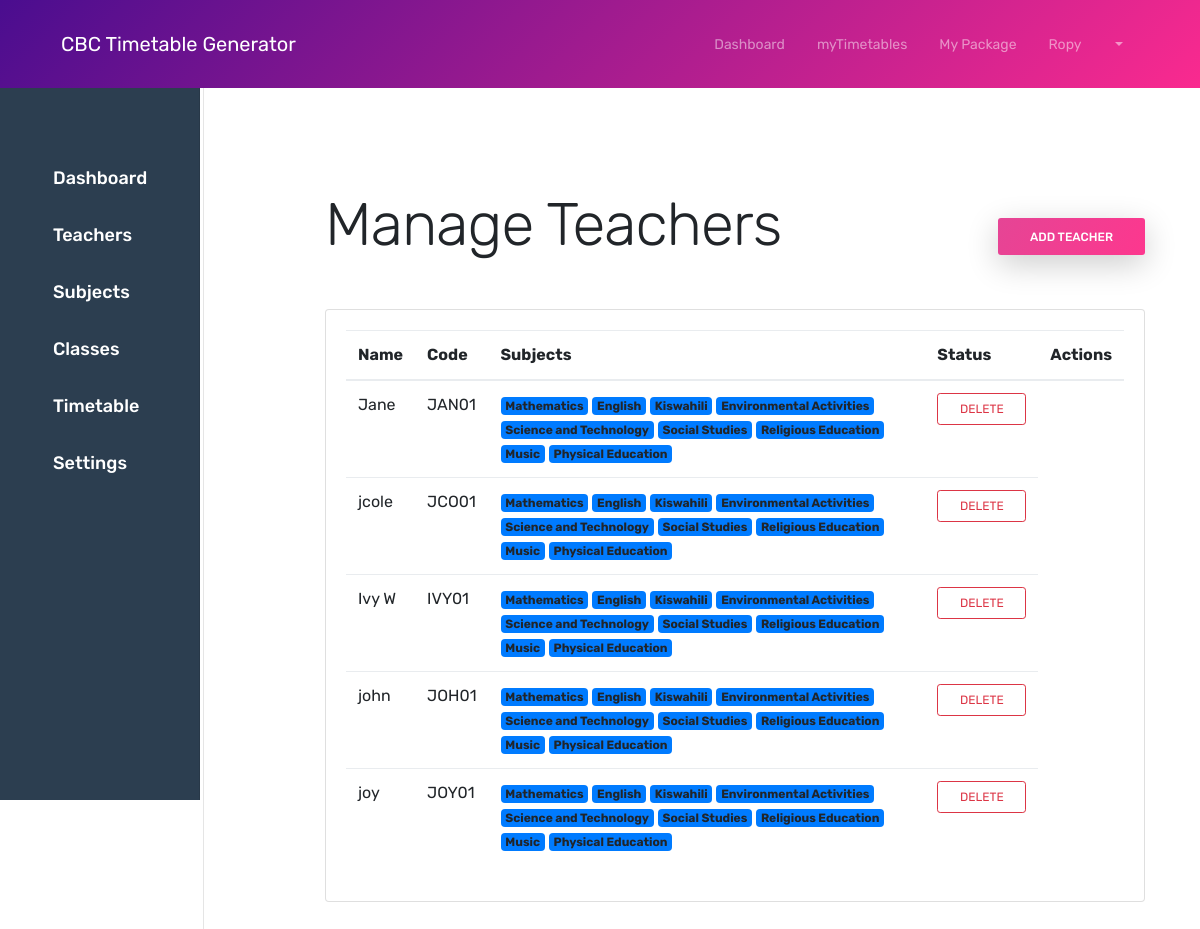
The app's page /admin/teachers (signed in) with its own data.
### app/models/user.py (models this page shows, shortened)
class User(UserMixin, db.Model):
    id = db.Column(db.Integer, primary_key=True)
    username = db.Column(db.String(64), nullable=False)
    email = db.Column(db.String(120), unique=True, nullable=False)
    password_hash = db.Column(db.String(128))
    role = db.Column(db.String(20), default='teacher')
    school_id = db.Column(db.Integer, db.ForeignKey('school.id'), nullable=False)
    is_active = db.Column(db.Boolean, default=True)
    created_at = db.Column(db.DateTime, default=db.func.current_timestamp())
    updated_at = db.Column(db.DateTime, default=db.func.current_timestamp(),
                          onupdate=db.func.current_timestamp())
    @property
    def is_admin(self):
        return self.role == 'admin'

### app/models/teacher.py (models this page shows, shortened)
class Teacher(db.Model):
    id = db.Column(db.Integer, primary_key=True)
    user_id = db.Column(db.Integer, db.ForeignKey('user.id'), nullable=False)
    school_id = db.Column(db.Integer, db.ForeignKey('school.id'), nullable=False)
    teacher_code = db.Column(db.String(10), unique=True, nullable=False)
    created_at = db.Column(db.DateTime, default=datetime.utcnow)
    updated_at = db.Column(db.DateTime, default=datetime.utcnow, onupdate=datetime.utcnow)
    subjects = db.relationship('TeacherSubject', backref='teacher', lazy=True)
    user = db.relationship('User', backref='teacher', lazy=True)
    timetable_entries = db.relationship(
        'TimetableEntry',
        backref='assigned_teacher',  # Enables `timetable_entry.teacher` access
        lazy='dynamic'              # Loads entries only when accessed
    )
    @property
    def subject_list(self):
        return [ts.subject_id for ts in self.subjects]

### app/models/timetable.py (models this page shows)
class Subject(db.Model):
    id = db.Column(db.Integer, primary_key=True)
    name = db.Column(db.String(50), nullable=False)
    code = db.Column(db.String(10), nullable=False)
    lessons_per_week = db.Column(db.Integer, default=1)
    grade_level_id = db.Column(db.Integer, db.ForeignKey('grade_level.id'))
    school_id = db.Column(db.Integer, db.ForeignKey('school.id'), nullable=False)
    max_consecutive_periods= db.Column(db.Integer, nullable=False)

### app/admin/routes.py (the view)
@bp.route('/teachers')
@login_required
@admin_required
def manage_teachers():
    teachers = Teacher.query.filter_by(school_id=current_user.school_id).all()
    form = TeacherForm()
    gradelevels = GradeLevel.query.all()
    subjects = Subject.query.filter_by(school_id=current_user.school_id).order_by(Subject.name).all()
    form.grade_level.choices = [(level.id, level.name) for level in gradelevels]
    form.subjects.choices = [(subject.id, f"{subject.name} ({subject.code})") for subject in subjects]
    teacher_subjects = {}
    for teacher in teachers:
        if hasattr(teacher, 'subject_list'):
            teacher_subjects[teacher.id] = Subject.query.filter(Subject.id.in_(teacher.subject_list)).all()
    return render_template(
        'admin/manage_teachers.html',
        teachers=teachers,
        form=form,
        teacher_subjects=teacher_subjects
    )

### app/models/user.py (called while the page is built)
@login_manager.user_loader
def load_user(id):
    return User.query.get(int(id))

### app/utils/security.py (called while the page is built)
def admin_required(f):
    @wraps(f)
    def decorated_function(*args, **kwargs):
        if not current_user.is_authenticated or not current_user.is_admin:
            abort(403)
        return f(*args, **kwargs)
    return decorated_function

### app/templates/admin/manage_teachers.html (shortened to what this page needs)
{% extends "admin/base.html" %}
{% block admin_content %}
<div class="container py-4">
    <div class="sidebar"
        style="width: 200px; background-color: #2C3E50; color: white; height: 100vh; padding-top: 20px; position: fixed; top: 0; left: 0; z-index: 1000;">
        <ul class="nav flex-column" style="list-style-type: none; padding-left: 0;">
            <li class="nav-item">
                <a href="{{ url_for('admin.dashboard') }}" class="nav-link text-white"
                    style="padding: 15px; font-size: 18px;">
                     Dashboard
                </a>
            </li>
            <li class="nav-item">
                <a href="{{ url_for('admin.manage_teachers') }}" class="nav-link text-white"
                    style="padding: 15px; font-size: 18px;">
                     Teachers
                </a>
            </li>
            <li class="nav-item">
                <a href="{{ url_for('admin.manage_subjects') }}" class="nav-link text-white"
                    style="padding: 15px; font-size: 18px;">
                     Subjects
                </a>
            </li>
            <li class="nav-item">
                <a href="{{ url_for('admin.manage_classes') }}" class="nav-link text-white"
                    style="padding: 15px; font-size: 18px;">
                     Classes
                </a>
            </li>
            <li class="nav-item">
                <a href="{{ url_for('admin.manage_timetables') }}" class="nav-link text-white"
                    style="padding: 15px; font-size: 18px;">
                     Timetable
                </a>
            </li>
            <li class="nav-item">
                <a href="{{ url_for('admin.settings') }}" class="nav-link text-white"
                    style="padding: 15px; font-size: 18px;">
                     Settings
                </a>
            </li>
        </ul>
    </div>
    <div class="main-content" style="margin-left: 250px; padding: 20px;">
        <div class="d-flex justify-content-between align-items-center mb-4">
            <h1>Manage Teachers</h1>
            <button type="button" class="btn btn-primary" data-bs-toggle="modal" data-bs-target="#addTeacherModal">
                Add Teacher
            </button>
        </div>
        <div class="card">
            <div class="card-body">
                <div class="table-responsive">
                    <table class="table table-hover">
                        <thead>
                            <tr>
                                <th>Name</th>
                                <th>Code</th>
                                <th>Subjects</th>
                                <th>Status</th>
                                <th>Actions</th>
                            </tr>
                        </thead>
                        <tbody>
                            {% for teacher in teachers %}
                            <tr>
                                <td>{{ teacher.user.username }}</td>
                                <td>{{ teacher.teacher_code }}</td>
                                <td>
                                    {% if teacher.id in teacher_subjects %}
                                    {% for subject in teacher_subjects[teacher.id] %}
                                    <span class="badge bg-primary">{{ subject.name }}</span>
                                    {% endfor %}
                                    {% else %}
                                    <span>No subjects assigned</span>
                                    {% endif %}
                                </td>
                                <td>
                                    <button class="btn btn-sm btn-outline-danger"
                                        onclick="deleteTeacher({{ teacher.id }})">Delete</button>
                                </td>
                            </tr>
                            {% endfor %}
                        </tbody>
                    </table>
                </div>
            </div>
        </div>
    </div>
</div>
{% endblock %}

### app/templates/base.html (shortened to what this page needs)
<!DOCTYPE html>
<html lang="en">
<head>
    <link rel="stylesheet" href="{{ url_for('static', filename='css/bootstrap.min.css') }}">
    <link rel="stylesheet" href="{{ url_for('static', filename='css/themify-icons.css') }}">
    <link rel="stylesheet" href="{{ url_for('static', filename='css/owl.carousel.min.css') }}">
    <link href="{{ url_for('static', filename='css/style.css') }}" rel="stylesheet">
    <link href="{{ url_for('static', filename='dashboard.css') }}" rel="stylesheet">
    <link href="{{ url_for('static', filename='css2/style.css') }}" rel="stylesheet">
</head>
<body>
    <div class="nav-menu fixed-top">
        <div class="container">
            <div class="row">
                <div class="col-md-12">
                    <nav class="navbar navbar-dark navbar-expand-lg">
                        <a class="navbar-brand" href="{{ url_for('main.index') }}"> CBC Timetable Generator</a>
                        <div class="collapse navbar-collapse" id="navbar">
                            <ul class="navbar-nav ml-auto">
                                {% if current_user.is_authenticated %}
                                <li class="nav-item">
                                    <a class="nav-link" href="{{ url_for('admin.dashboard') }}">Dashboard</a>
                                </li>
                                {% endif %}
                            </ul>
                            <ul class="navbar-nav">
                                {% if current_user.is_authenticated %}
                                <li class="nav-item">
                                    <a class="nav-link" href="{{  url_for('admin.new_timetable')  }}">myTimetables</a>
                                </li>
                                <li class="nav-item">
                                    <a class="nav-link" href="{{ url_for('admin.dashboard') }}">My Package</a>
                                </li>
                                <li class="nav-item dropdown">
                                    <a class="nav-link dropdown-toggle" href="#" id="navbarDropdown" role="button"
                                        data-bs-toggle="dropdown">
                                        {{ current_user.username }}
                                    </a>
                                </li>
                                {% endif %}
                            </ul>
                        </div>
                    </nav>
                </div>
            </div>
        </div>
    </div>
    <div class="content" style="padding-top: 100px;">
        {% block content %}{% endblock %}
    </div>
</body>
</html>

### app/static/css/style.css (style rules this page uses)
body { font-family: 'Rubik', sans-serif; position: relative; }
a { color: #e38cb7; }
h1 { font-size: 60px; font-weight: 300; letter-spacing: -1px; margin-bottom: 1.5rem; }
.btn { font-size: 12px; font-weight: 400; text-transform: uppercase; padding: 0.375rem 1.35rem; transition: all 0.3s ease; }
.btn-primary { border-radius: 3px; background-image: -moz-linear-gradient( 122deg, #e54595 0%, #fd378e 100%); background-image: -webkit-linear-gradient( 122deg, #e54595 0%, #fd378e 100%); background-image: -ms-linear-gradient( 122deg, #e54595 0%, #fd378e 100%); background-image: linear-gradient( 122deg, #e54595 0%, #fd378e 100%); box-shadow: 0px 9px 32px 0px rgba(0, 0, 0, 0.2); font-weight: 500; padding: 0.6rem 2rem; border: 0; }
.nav-menu { padding: 1rem 0; transition: all 0.3s ease; background-color: rgb(74, 13, 143); background: -moz-linear-gradient(135deg, rgb(74, 13, 143) 0%, rgb(250, 42, 143) 100%); background: -webkit-linear-gradient(135deg, rgb(74, 13, 143) 0%, rgb(250, 42, 143) 100%); background: linear-gradient(135deg, rgb(74, 13, 143) 0%, rgb(250, 42, 143) 100%); }
.navbar-nav .nav-link { position: relative; }
@media (min-width: 992px) { .navbar-expand-lg .navbar-nav .nav-link { padding-right: 1rem; padding-left: 1rem; font-size: 14px; } }
.sidebar { position: fixed; top: 20; left: 0; z-index: 1000; }
.nav { margin-top:130px }
.nav-link { display: flex; align-items: center; gap: 30px; }
.main-content { margin-left: 20px; padding: 20px; }

### app/static/dashboard.css (style rules this page uses)
.sidebar { position: fixed; top: 0; bottom: 0; left: 0; z-index: 100; padding: 48px 0 0; box-shadow: inset -1px 0 0 rgba(0, 0, 0, .1); }
.sidebar .nav-link { font-weight: 500; color: #333; padding: 0.5rem 1rem; }

### records on screen
User: username "Ropy"
Teacher: user.username "Jane", teacher_code "JAN01"
Subject: name "Mathematics"
Subject: name "English"
Subject: name "Kiswahili"
Subject: name "Environmental Activities"
Subject: name "Science and Technology"
Subject: name "Social Studies"
Subject: name "Religious Education"
Subject: name "Music"
Subject: name "Physical Education"
Teacher: user.username "jcole", teacher_code "JCO01"
Teacher: user.username "Ivy W", teacher_code "IVY01"
Teacher: user.username "john", teacher_code "JOH01"
Teacher: user.username "joy", teacher_code "JOY01"
